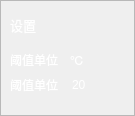
<?xml version="1.0" encoding="UTF-8"?>
<ui version="4.0">
 <class>hfThreshold</class>
 <widget class="QWidget" name="hfThreshold">
  <property name="geometry">
   <rect>
    <x>0</x>
    <y>0</y>
    <width>135</width>
    <height>116</height>
   </rect>
  </property>
  <property name="windowTitle">
   <string>Form</string>
  </property>
  <widget class="QFrame" name="threshold_frame">
   <property name="geometry">
    <rect>
     <x>0</x>
     <y>0</y>
     <width>135</width>
     <height>116</height>
    </rect>
   </property>
   <property name="styleSheet">
    <string notr="true">border-image: url(:/img/threshold.png);</string>
   </property>
   <property name="frameShape">
    <enum>QFrame::StyledPanel</enum>
   </property>
   <property name="frameShadow">
    <enum>QFrame::Raised</enum>
   </property>
  </widget>
  <widget class="QLabel" name="threshold_title">
   <property name="geometry">
    <rect>
     <x>10</x>
     <y>15</y>
     <width>80</width>
     <height>20</height>
    </rect>
   </property>
   <property name="font">
    <font>
     <family>方正黑体简体</family>
     <pointsize>10</pointsize>
     <weight>50</weight>
     <italic>false</italic>
     <bold>false</bold>
    </font>
   </property>
   <property name="styleSheet">
    <string notr="true">color: rgb(255, 255, 255);
font: 10pt &quot;方正黑体简体&quot;;
</string>
   </property>
   <property name="text">
    <string>设置</string>
   </property>
   <property name="openExternalLinks">
    <bool>false</bool>
   </property>
  </widget>
  <widget class="QLabel" name="threshold_title_2">
   <property name="geometry">
    <rect>
     <x>10</x>
     <y>50</y>
     <width>80</width>
     <height>20</height>
    </rect>
   </property>
   <property name="styleSheet">
    <string notr="true">color: rgb(255, 255, 255);
font: 10pt &quot;方正黑体简体&quot;;</string>
   </property>
   <property name="text">
    <string>阈值单位</string>
   </property>
  </widget>
  <widget class="QLabel" name="threshold_unit">
   <property name="geometry">
    <rect>
     <x>70</x>
     <y>50</y>
     <width>80</width>
     <height>20</height>
    </rect>
   </property>
   <property name="styleSheet">
    <string notr="true">color: rgb(255, 255, 255);
font: 10pt &quot;方正黑体简体&quot;;</string>
   </property>
   <property name="text">
    <string>℃</string>
   </property>
  </widget>
  <widget class="QLabel" name="threshold_title_4">
   <property name="geometry">
    <rect>
     <x>10</x>
     <y>75</y>
     <width>80</width>
     <height>20</height>
    </rect>
   </property>
   <property name="styleSheet">
    <string notr="true">color: rgb(255, 255, 255);
font: 10pt &quot;方正黑体简体&quot;;</string>
   </property>
   <property name="text">
    <string>阈值单位</string>
   </property>
  </widget>
  <widget class="QLineEdit" name="threshold_lineEdit">
   <property name="geometry">
    <rect>
     <x>70</x>
     <y>75</y>
     <width>50</width>
     <height>20</height>
    </rect>
   </property>
   <property name="styleSheet">
    <string notr="true">color: rgb(255, 255, 255);
background-color: rgba(255, 255, 255, 0);
border:0px;
font: 10pt &quot;方正品尚细黑简体&quot;;</string>
   </property>
   <property name="text">
    <string>20</string>
   </property>
  </widget>
 </widget>
 <resources/>
 <connections/>
</ui>
